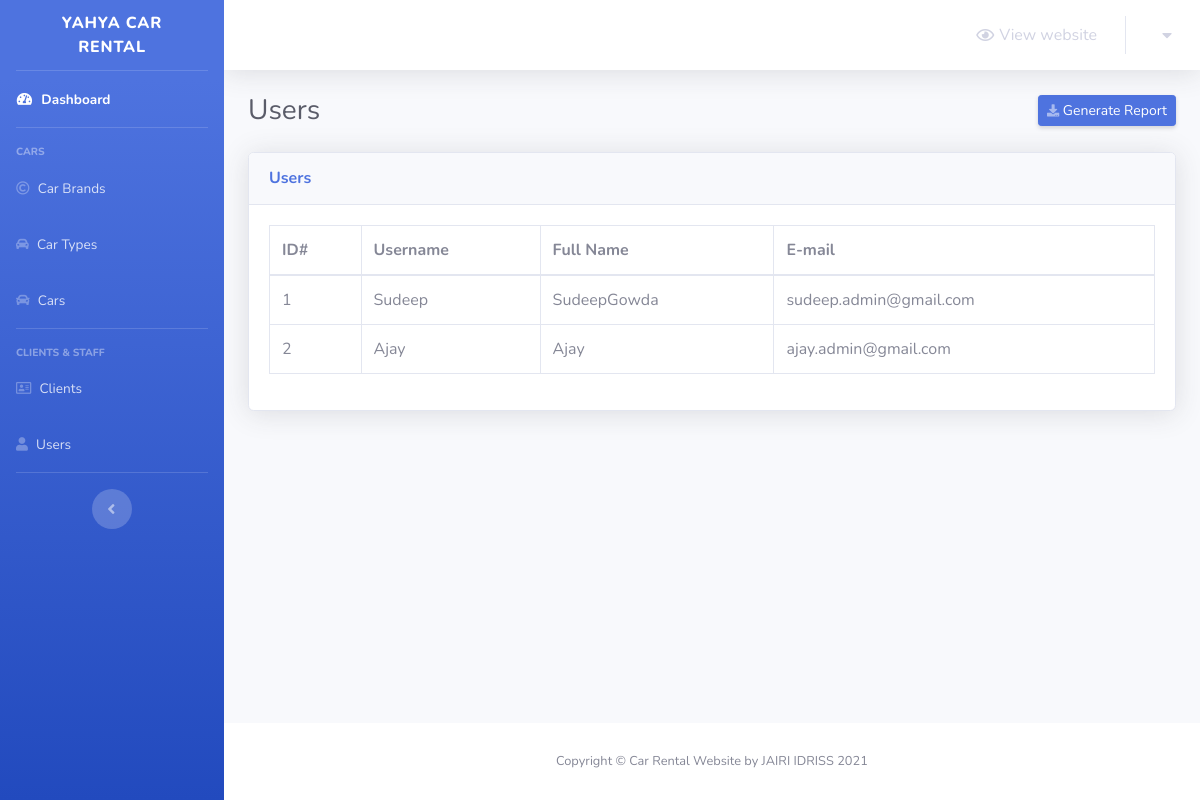
The page /admin/users.php (signed in) on the database its author committed.
### tables this page shows
CREATE TABLE `users` (
  `user_id` int(5) NOT NULL,
  `username` varchar(20) NOT NULL,
  `user_email` varchar(50) NOT NULL,
  `full_name` varchar(50) NOT NULL,
  `password` varchar(100) NOT NULL,
  `group_id` tinyint(1) NOT NULL DEFAULT 1
);

### admin/users.php (the view, shortened to what this page needs)
<?php
    include 'connect.php';
    include 'Includes/templates/header.php';
    if(isset($_SESSION['username_car_rental']) && isset($_SESSION['password_car_rental']))
    {
?>
        <div class="container-fluid">
            <div class="d-sm-flex align-items-center justify-content-between mb-4">
                <h1 class="h3 mb-0 text-gray-800">Users</h1>
                <a href="#" class="d-none d-sm-inline-block btn btn-sm btn-primary shadow-sm">
                    <i class="fas fa-download fa-sm text-white-50"></i>
                    Generate Report
                </a>
            </div>
            <?php
                $stmt = $con->prepare("SELECT * FROM users");
                $stmt->execute();
                $rows_users = $stmt->fetchAll();
            ?>
            <div class="card shadow mb-4">
                <div class="card-header py-3">
                    <h6 class="m-0 font-weight-bold text-primary">Users</h6>
                </div>
                <div class="card-body">
                    <div class="table-responsive">
                        <table class="table table-bordered">
                            <thead>
                                <tr>
                                    <th scope="col">ID#</th>
                                    <th scope="col">Username</th>
                                    <th scope="col">Full Name</th>
                                    <th scope="col">E-mail</th>
                                </tr>
                            </thead>
                            <tbody>
                                <?php
                                    foreach($rows_users as $user)
                                    {
                                        echo "<tr>";
                                            echo "<td>";
                                                echo $user['user_id'];
                                            echo "</td>";
                                            echo "<td>";
                                                echo $user['username'];
                                            echo "</td>";
                                            echo "<td>";
                                                echo $user['full_name'];
                                            echo "</td>";
                                            echo "<td>";
                                                echo $user['user_email'];
                                            echo "</td>";
                                        echo "</tr>";
                                    }
                                ?>
                            </tbody>
                        </table>
                    </div>
                </div>
            </div>
        </div>
<?php
        include 'Includes/templates/footer.php';
    }
    else
    {
        header('Location: index.php');
        exit();
    }
?>

### rows shown on the page
users: user_id "1", username "Sudeep", full_name "SudeepGowda", user_email "sudeep.admin@gmail.com"
users: user_id "2", username "Ajay", full_name "Ajay", user_email "ajay.admin@gmail.com"
